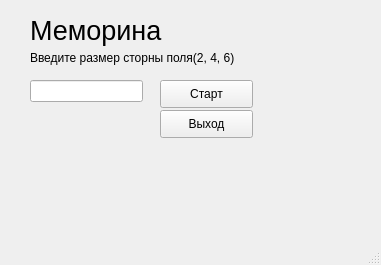
<?xml version="1.0" encoding="UTF-8"?>
<ui version="4.0">
 <class>Window</class>
 <widget class="QMainWindow" name="Window">
  <property name="geometry">
   <rect>
    <x>0</x>
    <y>0</y>
    <width>381</width>
    <height>265</height>
   </rect>
  </property>
  <property name="windowTitle">
   <string>MainWindow</string>
  </property>
  <widget class="QWidget" name="centralwidget">
   <widget class="QPushButton" name="pushButton">
    <property name="geometry">
     <rect>
      <x>160</x>
      <y>80</y>
      <width>93</width>
      <height>28</height>
     </rect>
    </property>
    <property name="text">
     <string>Старт</string>
    </property>
   </widget>
   <widget class="QLineEdit" name="lineEdit">
    <property name="geometry">
     <rect>
      <x>30</x>
      <y>80</y>
      <width>113</width>
      <height>22</height>
     </rect>
    </property>
   </widget>
   <widget class="QLabel" name="label">
    <property name="geometry">
     <rect>
      <x>30</x>
      <y>10</y>
      <width>221</width>
      <height>41</height>
     </rect>
    </property>
    <property name="font">
     <font>
      <pointsize>20</pointsize>
     </font>
    </property>
    <property name="text">
     <string>Меморина</string>
    </property>
   </widget>
   <widget class="QLabel" name="label_2">
    <property name="geometry">
     <rect>
      <x>30</x>
      <y>50</y>
      <width>221</width>
      <height>16</height>
     </rect>
    </property>
    <property name="text">
     <string>Введите размер сторны поля(2, 4, 6)</string>
    </property>
   </widget>
   <widget class="QLabel" name="label_3">
    <property name="geometry">
     <rect>
      <x>20</x>
      <y>150</y>
      <width>271</width>
      <height>41</height>
     </rect>
    </property>
    <property name="font">
     <font>
      <pointsize>20</pointsize>
     </font>
    </property>
    <property name="text">
     <string/>
    </property>
   </widget>
   <widget class="QPushButton" name="pushButton_2">
    <property name="geometry">
     <rect>
      <x>160</x>
      <y>110</y>
      <width>93</width>
      <height>28</height>
     </rect>
    </property>
    <property name="text">
     <string>Выход</string>
    </property>
   </widget>
  </widget>
  <widget class="QMenuBar" name="menubar">
   <property name="geometry">
    <rect>
     <x>0</x>
     <y>0</y>
     <width>381</width>
     <height>25</height>
    </rect>
   </property>
  </widget>
  <widget class="QStatusBar" name="statusbar"/>
 </widget>
 <resources/>
 <connections/>
</ui>
